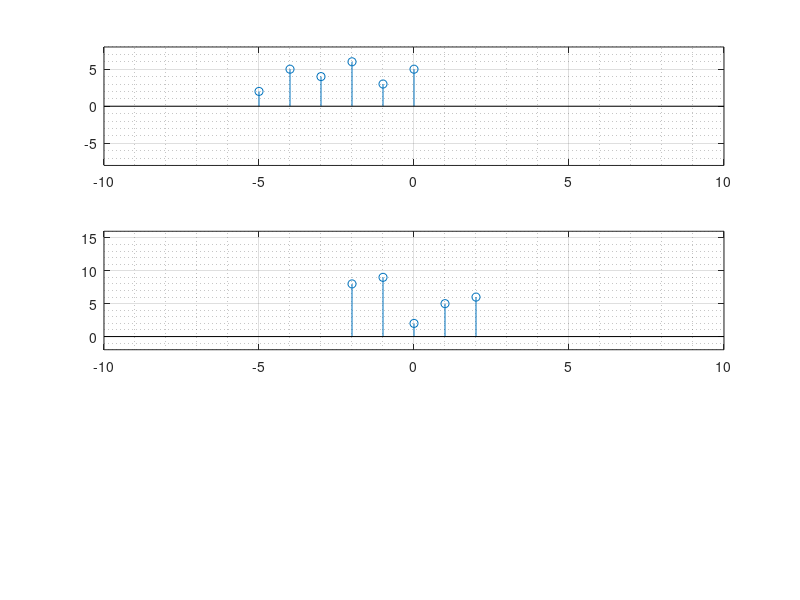

Here is the MATLAB script that generated this plot: (Note: this script raises an error after producing the figure.)
clear all;
clc;
x1=[-5 -4 -3 -2 -1 0];
y1=[2 5 4 6 3 5];
x2=[-2 -1 0 1 2];
y2=[8 9 2 5 6];
 
% Draw the second signal.
subplot(3,1,1);
stem(x1,y1);
grid on;
grid minor;
axis([-10 10 -8 8]);
 
% Draw the second signal.
subplot(3,1,2);
stem(x2,y2);
grid on;
grid minor;
axis([-10 10 -2 16]);
n=min(min(x1),min(x2)):1:max(max(x1),max(x2));
 
% This function is for the addition the two signal .
[y] = add_function(n,x1,x2,y1,y2);
 
% This is for the plot the added signal.
subplot(3,1,3);
stem(n,y);
grid on;
grid minor;
axis([-10 10 -2 16]);


function[y] = add_function(n,x1,x2,y1,y2)
 
m1=zeros(1,length(n));
m2=zeros(1,length(n));
temp=1;
for i=1:length(n)
    if(n(i)>=min(x1) & n(i)<=max(x1))
        m1(i)=y1(temp);
        temp=temp+1;
    else
        m1(i)=0;
    end
end
temp=1;
for i=1:length(n)
    if(n(i)>=min(x2) & n(i)<=max(x2))
        m2(i)=y2(temp);
        temp=temp+1;
    else
        m2(i)=0;
    end
end
 
y=m1+m2;
end
 

